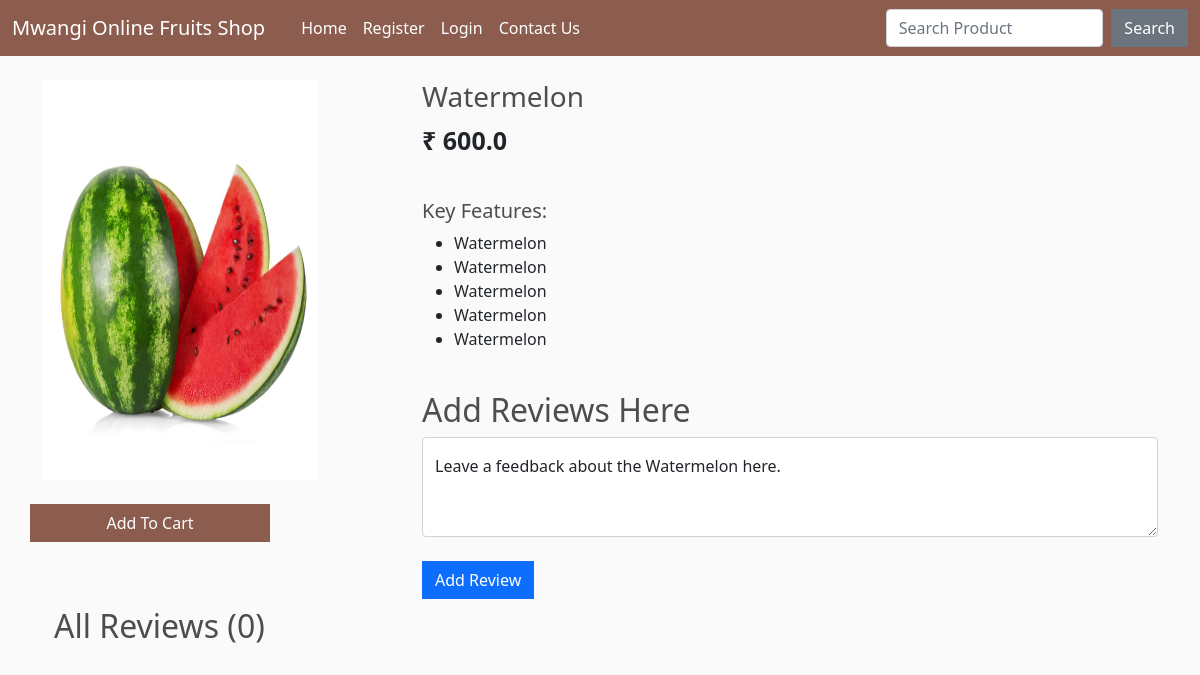
Page /product_view/1/ on the committed database.
### shop/models.py (models this page shows, shortened)
class Product(models.Model):
    name = models.CharField(max_length=100)
    price = models.FloatField()
    image = models.ImageField(upload_to="", default="")

class Feature(models.Model):
    product = models.ForeignKey(Product, on_delete=models.CASCADE)
    feature = models.CharField(max_length=1000, null=True, blank=True)

### shop/views.py (the view)
# urls.py: path("product_view/<int:myid>/", views.product_view, name="product_view"),
def product_view(request, myid):
    product = Product.objects.filter(id=myid).first()
    feature = Feature.objects.filter(product=product)
    reviews = Review.objects.filter(product=product)
    data = cartData(request)
    items = data['items']
    order = data['order']
    cartItems = data['cartItems']
    if request.method=="POST":
        content = request.POST['content']
        review = Review(customer=customer, content=content, product=product)
        review.save()
        return redirect(f"/product_view/{product.id}")
    return render(request, "product_view.html", {'product':product, 'cartItems':cartItems, 'feature':feature, 'reviews':reviews})

### shop/inherit.py (called while the page is built)
def cartData(request):
    if request.user.is_authenticated:
        customer = request.user.customer
        order, created = Order.objects.get_or_create(customer=customer, complete=False)
        items = order.orderitem_set.all()
        cartItems = order.get_cart_items
    else:
        items = []
        order = {'get_cart_total':0, 'get_cart_items':0}
        cartItems = order['get_cart_items']
    return {'cartItems':cartItems, 'items':items, 'order':order}

### shop/templates/product_view.html (shortened to what this page needs)
{% extends 'base.html' %}
{% load static %}
{% block body %}
{% load humanize %}
<div class="container mt-4">
    <div class="row">
    <div class="col-md-4">
    <div class="row">
<img src="/media/{{product.image}}" alt="" style="width: 300px; height: 400px;">
    </div>
    <br>
    <div class="row">
        <button data-product="{{product.id}}" data-action="add" class="btn add-btn update-cart"
        style="background-color: #8c5d4f; color: white; width: 15rem;">Add To Cart</button>    </div>
</div>
<div class="col-md-8">
    <h3>{{product.name}}</h3>
    <p style="font-size: 25px;"><b>₹ {{product.price}}</b></p>
    <br>
    <h5>Key Features:</h5>
    <ul>
        {% for i in feature %}
        <li>{{i.feature}}</li>
        {% endfor %}
    </ul>
    <br>
      <h2>Add Reviews Here</h2>
      <form method="POST" action="/product_view/{{product.id}}/"> {% csrf_token %}
            <div class="form-floating">
                  <textarea class="form-control" placeholder="Leave a comment here" id="floatingTextarea2"
                        style="height: 100px" id="content" name="content"></textarea>
                  <label for="floatingTextarea2">Leave a feedback about the {{product.name}} here.</label>
                  <br>
                  <button type="submit" class="btn btn-primary">Add Review</button>
            </div>
      </form>
</div>
</div>
<div class="container mt-2">
          <h2>All Reviews ({{reviews.count}})</h2>
    </div>
</div>
{% endblock %}

### shop/templates/base.html (style rules this page uses)
body { background-color: hsl(0, 0%, 98%); }
h1, h2, h3, h4, h5, h6 { color: hsl(0, 0%, 30%); }
.btn { border-radius: 0; }

### rows in the picture
Product: image (picture), name "Watermelon", price "600.0"
Feature: feature "Watermelon"
Feature: feature "Watermelon"
Feature: feature "Watermelon"
Feature: feature "Watermelon"
Feature: feature "Watermelon"

### other values in the picture
{{ reviews.count }} "0"
